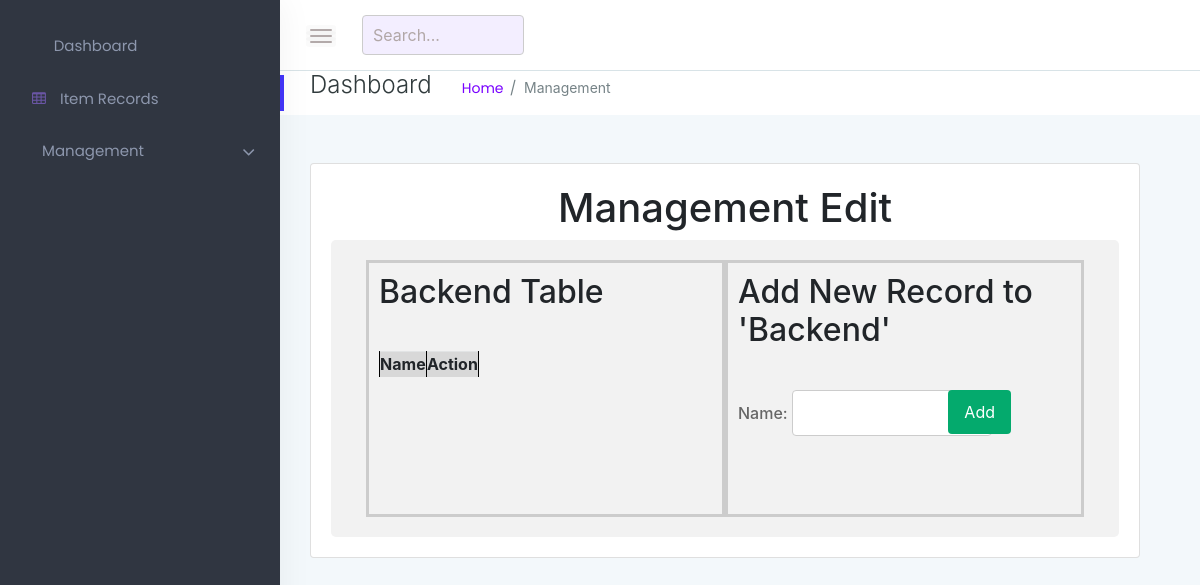
The page /editbackend.php (signed in) on the database as committed earlier.
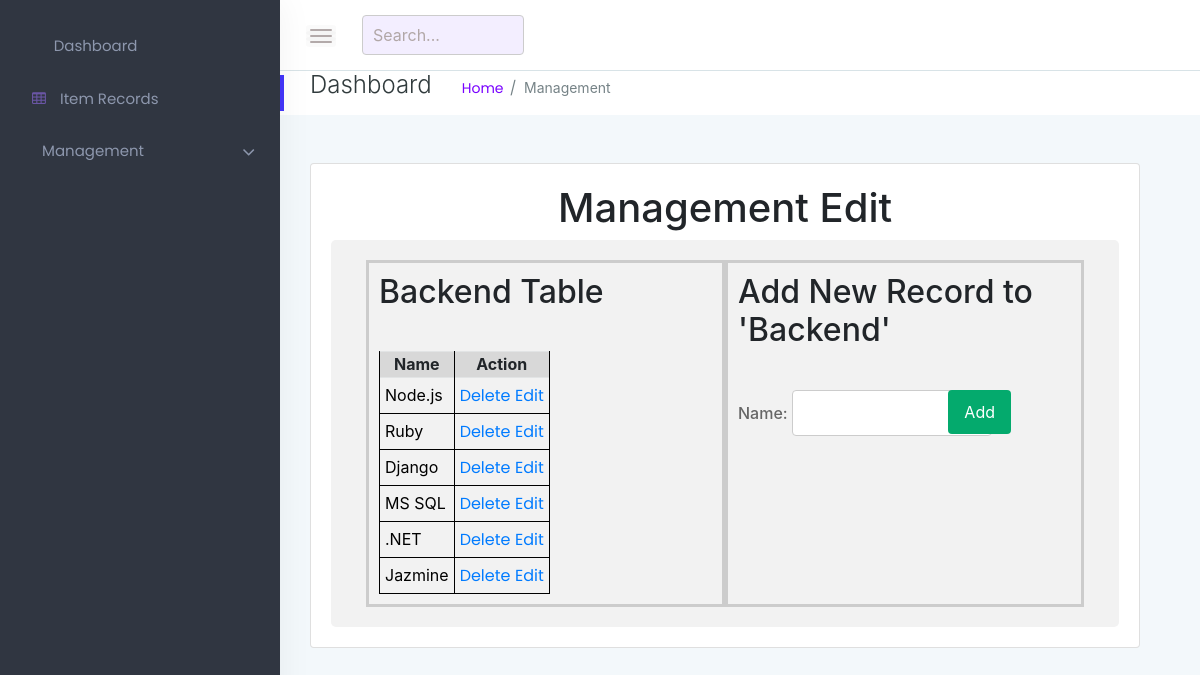
The same page on the database as committed later.
### tables this page shows
CREATE TABLE `backend` (
  `id` int(255) NOT NULL,
  `name` varchar(255) NOT NULL
);

### editbackend.php (the view, shortened to what the changed rows need)
<!doctype html>
<html class="no-js" lang="en">
<head>
  <link rel="stylesheet" href="assets/css/bootstrap.min.css">
  <link rel="stylesheet" href="assets/css/font-awesome.min.css">
  <link rel="stylesheet" href="assets/css/themify-icons.css">
  <link rel="stylesheet" href="assets/css/metisMenu.css">
  <link rel="stylesheet" href="assets/css/owl.carousel.min.css">
  <link rel="stylesheet" href="assets/css/slicknav.min.css">
  <link rel="stylesheet" href="https://www.amcharts.com/lib/3/plugins/export/export.css" type="text/css" media="all" />
  <link rel="stylesheet" href="assets/css/typography.css">
  <link rel="stylesheet" href="assets/css/default-css.css">
  <link rel="stylesheet" href="assets/css/styles.css">
  <link rel="stylesheet" href="assets/css/responsive.css">
</head>
<body>
  <div class="page-container">
    <div class="main-content">
      <div>
        <div class="main-content-inner">
          <div class="row">
            <div class="col-lg-6 mt-5">
              <div class="card">
                <div class="card-body">
                  <div class="single-table">
                    <div class="table-responsive">
                      <h1 style="text-align:center">Management Edit</h1>
                      <div class="container1">
                        <body>
                          <?php
                          $dbhost = "localhost";
                          $dbuser = "root";
                          $dbpass = "";
                          $dbname = "inventorymanagement";
                          $conn = mysqli_connect($dbhost, $dbuser, $dbpass, $dbname);
                          $sql = "SELECT * FROM backend";
                          $result = mysqli_query($conn, $sql);
                          ?>
                          <!DOCTYPE html>
                          <html>
                          <head>
                          </head>
                          <body>
                            <div class="container">
                              <div class="form-container">
                                <h2>Backend Table</h2>
                                <table>
                                  <tr>
                                    <th>Name</th>
                                    <th>Action</th>
                                  </tr>
                                  <?php while ($row = mysqli_fetch_array($result)) { ?>
                                    <tr>
                                      <td>
                                        <?php echo $row['name']; ?>
                                      </td>
                                      <td>
                                        <a href="editbackend.php?delete=<?php echo $row['id']; ?>"
                                          onclick="return confirm('Are you sure you want to delete this item?')">Delete</a>
                                        <a href="editconfig_back.php?id=<?php echo $row['id']; ?>">Edit</a>
                                      </td>
                                    </tr>
                                  <?php } ?>
                                </table>
                              </div>
                              <div class="result-container">
                                <h2>Add New Record to 'Backend'</h2>
                          </body>
                      </div>
                    </div>
</html>
</body>
<html>
<head>
  <link rel="stylesheet" type="text/css" href="styles.css">
  <link rel="stylesheet" href="https://maxcdn.bootstrapcdn.com/bootstrap/4.0.0-alpha.6/css/bootstrap.min.css"
>
</head>
<html>
<head>
  <link rel="stylesheet" type="text/css" href="styles.css">
  <link rel="stylesheet" href="https://maxcdn.bootstrapcdn.com/bootstrap/4.0.0-alpha.6/css/bootstrap.min.css"
>
</head>
</html>
</body>
</html>

Rows that differ between the two databases and show on the page:
added backend: name "Node.js"
added backend: name "Ruby"
added backend: name "Django"
added backend: name "MS SQL"
added backend: name ".NET"
added backend: name "Jazmine"
